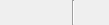
<?xml version="1.0" encoding="UTF-8"?>
<ui version="4.0">
 <class>Widget</class>
 <widget class="QWidget" name="Widget">
  <property name="windowModality">
   <enum>Qt::WindowModal</enum>
  </property>
  <property name="geometry">
   <rect>
    <x>0</x>
    <y>0</y>
    <width>109</width>
    <height>25</height>
   </rect>
  </property>
  <widget class="QLabel" name="icon">
   <property name="geometry">
    <rect>
     <x>0</x>
     <y>0</y>
     <width>22</width>
     <height>25</height>
    </rect>
   </property>
   <property name="sizePolicy">
    <sizepolicy hsizetype="Fixed" vsizetype="Fixed">
     <horstretch>0</horstretch>
     <verstretch>0</verstretch>
    </sizepolicy>
   </property>
   <property name="text">
    <string/>
   </property>
   <property name="pixmap">
    <pixmap resource="../../../../share/share.qrc">:/icons/22x22/cuteime.png</pixmap>
   </property>
  </widget>
  <widget class="QWidget" name="widget" native="true">
   <property name="geometry">
    <rect>
     <x>22</x>
     <y>0</y>
     <width>104</width>
     <height>25</height>
    </rect>
   </property>
   <layout class="QHBoxLayout" name="horizontalLayout_3">
    <property name="spacing">
     <number>0</number>
    </property>
    <property name="leftMargin">
     <number>0</number>
    </property>
    <property name="topMargin">
     <number>0</number>
    </property>
    <property name="rightMargin">
     <number>0</number>
    </property>
    <property name="bottomMargin">
     <number>0</number>
    </property>
    <item>
     <widget class="QFrame" name="frame">
      <property name="frameShape">
       <enum>QFrame::VLine</enum>
      </property>
      <property name="frameShadow">
       <enum>QFrame::Sunken</enum>
      </property>
     </widget>
    </item>
   </layout>
  </widget>
 </widget>
 <resources>
  <include location="../../../../share/share.qrc"/>
 </resources>
 <connections/>
</ui>
